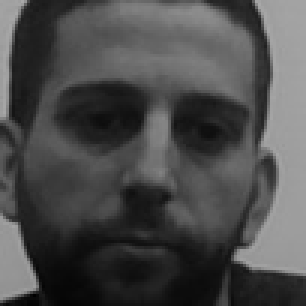
#> input picture project/FacialRecognition/FacialRecognition/dataset/Users/0_1.jpg, 102 x 102 px (shown 3 times larger); its folder holds 4 pictures in this run
$ python 02_face_training.py
#> lines starting #> are read from the running program, lines starting #| are printed output that depends on the picture
import cv2
import numpy as np
from PIL import Image
import os

path = 'dataset/Users'
recognizer = cv2.face.LBPHFaceRecognizer_create()
detector = cv2.CascadeClassifier("haarcascade_frontalface_default.xml");


# function to get the images and label data
def get_images_and_labels(path):
#> called with path = 'dataset/Users'
    width_d, height_d = 280, 280
    imagePaths = [os.path.join(path, f) for f in os.listdir(path)]
    faceSamples = []
    ids = []

    for imagePath in imagePaths:
        PIL_img = Image.open(imagePath).convert('L')  # convert it to grayscale
#> PIL_img is the input picture: PIL image 102x102 L; min 0, max 169, mean 75.3
        img_numpy = np.array(PIL_img, 'uint8')

        id = int(os.path.split(imagePath)[-1].split(".")[0].split("_")[0])
        faces = detector.detectMultiScale(img_numpy)
#> faces = [[7, 7, 89, 89]]

        for (x, y, w, h) in faces:
            face = img_numpy[y:y + h, x:x + w]
            cv2.resize(face, (width_d, height_d))
            faceSamples.append(face)
            ids.append(id)
#> this loop made 1 pass
#> pass 1, in get_images_and_labels, `face = img_numpy[y:y + h, x:x + w]`:
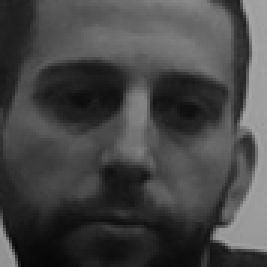
#> face: shape (89, 89) (shown 3 times larger); min 5, max 167, mean 69.5
#> after the loop, faceSamples = 1 item; ids = [0]
#> pass 2 of the loop in get_images_and_labels, `for imagePath in imagePaths:`:
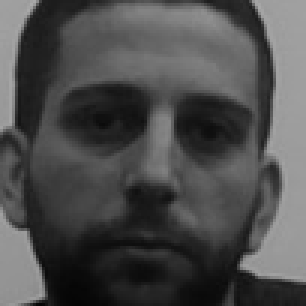
#> input picture project/FacialRecognition/FacialRecognition/dataset/Users/0_10.jpg, 102 x 102 px (shown 3 times larger)
#> in get_images_and_labels, PIL_img is the input picture: PIL image 102x102 L; min 4, max 170, mean 76.6
#> faces = [[8, 8, 89, 89]]
#> the loop in get_images_and_labels, `for (x, y, w, h) in faces:` made 1 pass
#> pass 1, in get_images_and_labels, `face = img_numpy[y:y + h, x:x + w]`:
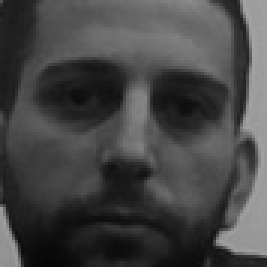
#> face: shape (89, 89) (shown 3 times larger); min 6, max 164, mean 69.2
#> after the loop in get_images_and_labels, `for (x, y, w, h) in faces:`: faceSamples = 2 items; ids = [0, 0]
#> pass 3 of the loop in get_images_and_labels, `for imagePath in imagePaths:`:
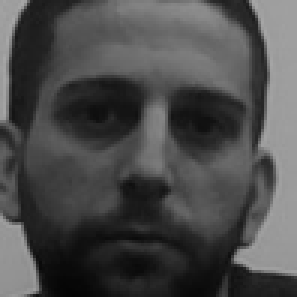
#> input picture project/FacialRecognition/FacialRecognition/dataset/Users/0_11.jpg, 99 x 99 px (shown 3 times larger)
#> in get_images_and_labels, PIL_img is the input picture: PIL image 99x99 L; min 4, max 167, mean 74.9
#> faces = [[7, 5, 88, 88]]
#> the loop in get_images_and_labels, `for (x, y, w, h) in faces:` made 1 pass
#> pass 1, in get_images_and_labels, `face = img_numpy[y:y + h, x:x + w]`:
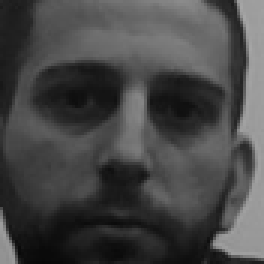
#> face: shape (88, 88) (shown 3 times larger); min 7, max 166, mean 70.4
#> after the loop in get_images_and_labels, `for (x, y, w, h) in faces:`: faceSamples = 3 items; ids = [0, 0, 0]
#> the loop made 4 passes; the first 3 are shown

    return faceSamples, ids


print("\n [INFO] Training faces. It will take a few seconds. Wait ...")
faces, ids = get_images_and_labels(path)
recognizer.train(faces, np.array(ids))

#> (the run stopped early here; a loop or call above may not have finished)
